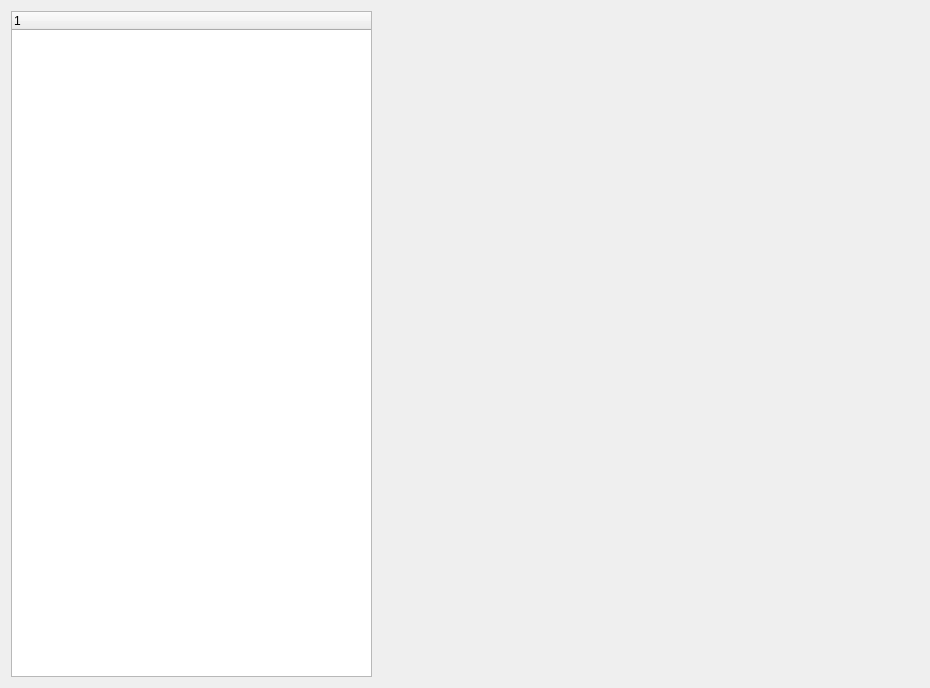
<?xml version="1.0" encoding="UTF-8"?>
<ui version="4.0">
 <class>CDlgCropGrowStageWidget</class>
 <widget class="QWidget" name="CDlgCropGrowStageWidget">
  <property name="geometry">
   <rect>
    <x>0</x>
    <y>0</y>
    <width>930</width>
    <height>688</height>
   </rect>
  </property>
  <property name="windowTitle">
   <string>Form</string>
  </property>
  <layout class="QVBoxLayout" name="verticalLayout">
   <item>
    <layout class="QHBoxLayout" name="horizontalLayout" stretch="2,3">
     <item>
      <widget class="QTreeWidget" name="treeWidget">
       <column>
        <property name="text">
         <string notr="true">1</string>
        </property>
       </column>
      </widget>
     </item>
     <item>
      <widget class="QStackedWidget" name="stackedWidget">
       <widget class="QWidget" name="stackedWidgetPage1" native="true"/>
      </widget>
     </item>
    </layout>
   </item>
  </layout>
 </widget>
 <resources/>
 <connections/>
</ui>
